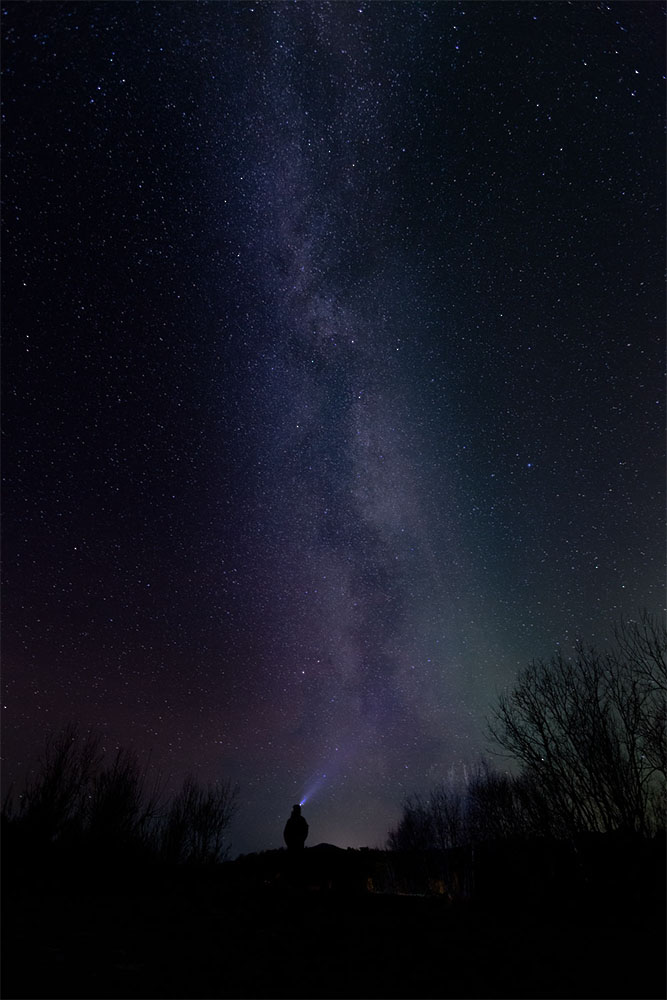
//> input picture 04_image_enhancement_and_filtering/data/images/night-sky.jpg, 667 x 1000 px
$ ./Source   (built with g++ and OpenCV 4)
//> lines starting //> are read from the running program, lines starting //| are printed output that depends on the picture
/*
 * Contrast Limited Adaptive Histogram Equalization (CLAHE)
 * Histogram equalization uses the pixels of the entire image to improve contrast. While this may gives a good looking output
 * in many cases, sometimes we want to enhance the contrast locally so the image looks more natural.
 */

#include <opencv2/opencv.hpp>
#include <opencv2/core.hpp>
#include <opencv2/highgui.hpp>
#include <opencv2/imgproc.hpp>
#include <vector>

int main()
{
	// Load an image from disk
	cv::Mat img{ cv::imread("../data/images/night-sky.jpg") };
//> img is the input picture: 1000 rows x 667 cols, CV_8UC3; mean B, G, R 30.8, 20.2, 18.7

	// Convert to HSV color space
	cv::Mat imhsv;
	cv::cvtColor(img, imhsv, cv::COLOR_BGR2HSV);
//> imhsv: 1000 rows x 667 cols, CV_8UC3; mean H, S, V 97.2, 104.6, 30.8

	// Prepare clone for CLAHE
	cv::Mat imhsvClahe{ imhsv.clone() };

	// Prepare two std::vector to store split images (separate three channels)
	std::vector<cv::Mat> imhsvChannels(3);
	std::vector<cv::Mat> imhsvClaheChannels(3);

	// Split both hsv images
	cv::split(imhsv, imhsvChannels);
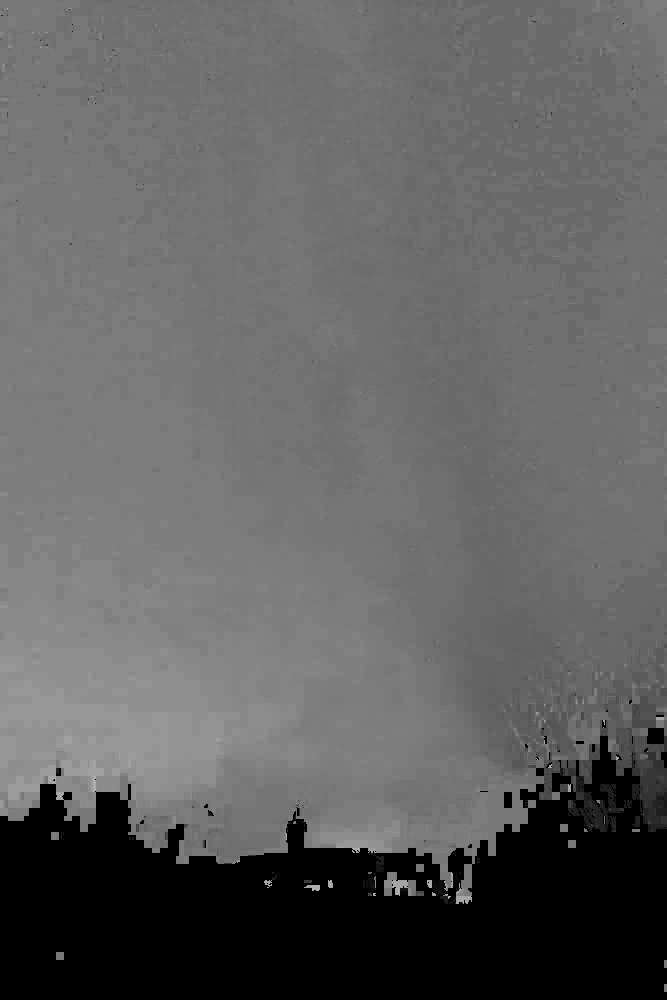
//> imhsvChannels[0]: 1000 rows x 667 cols, CV_8UC1; min 0, max 177, mean 97.2
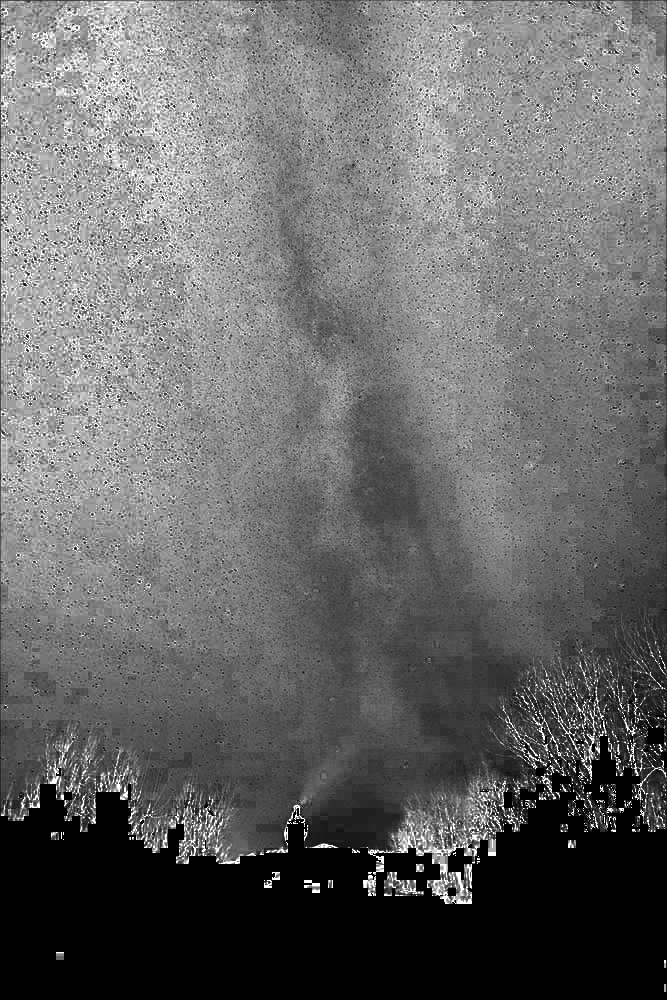
//> imhsvChannels[1]: 1000 rows x 667 cols, CV_8UC1; min 0, max 255, mean 104.6
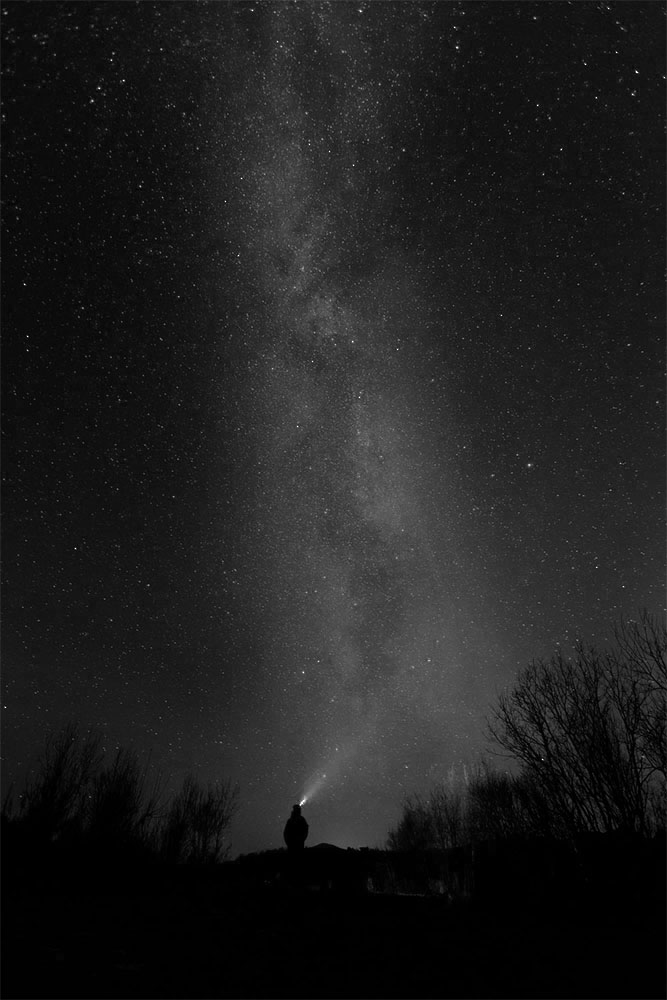
//> imhsvChannels[2]: 1000 rows x 667 cols, CV_8UC1; min 0, max 255, mean 30.8
	cv::split(imhsvClahe, imhsvClaheChannels);

	// Perform normal histogram equalization on Value (V) channel
	cv::equalizeHist(imhsvChannels[2], imhsvChannels[2]);
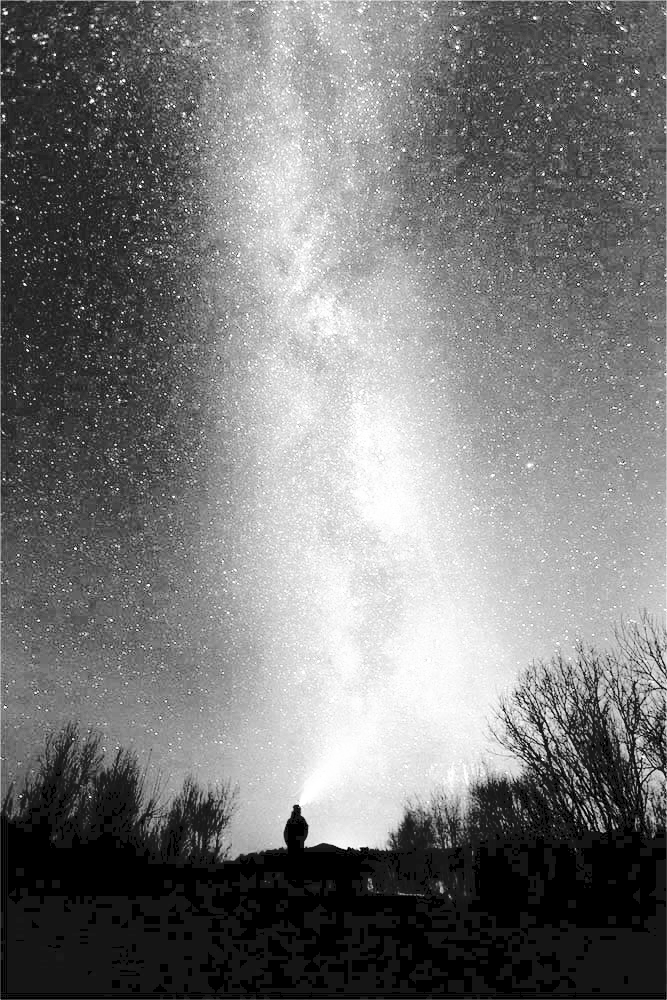
//> imhsvChannels[2]: 1000 rows x 667 cols, CV_8UC1; min 0, max 255, mean 119.9

	// Create CLAHE class object
	/*cv::Ptr<cv::CLAHE>*/auto clahe = cv::createCLAHE(2.0, cv::Size(8, 8)); // Use explicit type or auto keyword

	// Perform CLAHE on Value (V) channel
	clahe->apply(imhsvClaheChannels.at(2), imhsvClaheChannels.at(2));

	// Merge back images
	cv::merge(imhsvChannels, imhsv);
//> imhsv: 1000 rows x 667 cols, CV_8UC3; mean H, S, V 97.2, 104.6, 119.9
	cv::merge(imhsvClaheChannels, imhsvClahe);
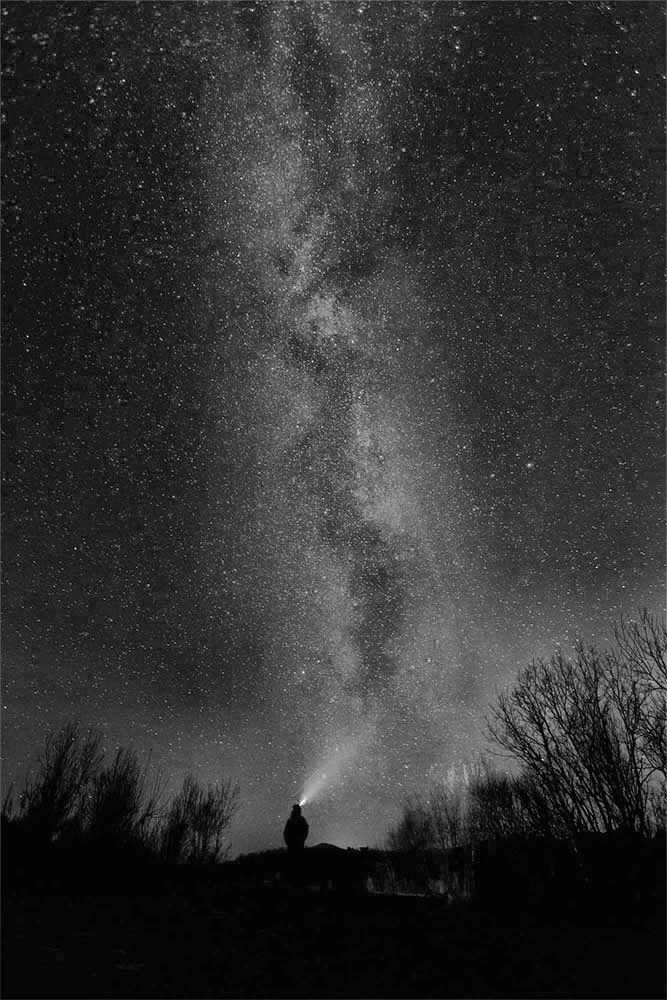
//> imhsvClaheChannels[2]: 1000 rows x 667 cols, CV_8UC1; min 2, max 255, mean 50
//> imhsvClahe: 1000 rows x 667 cols, CV_8UC3; mean H, S, V 97.2, 104.6, 50

	// Convert both images to BGR format
	cv::Mat imEq, imEqCLAHE;
	cv::cvtColor(imhsv, imEq, cv::COLOR_HSV2BGR);
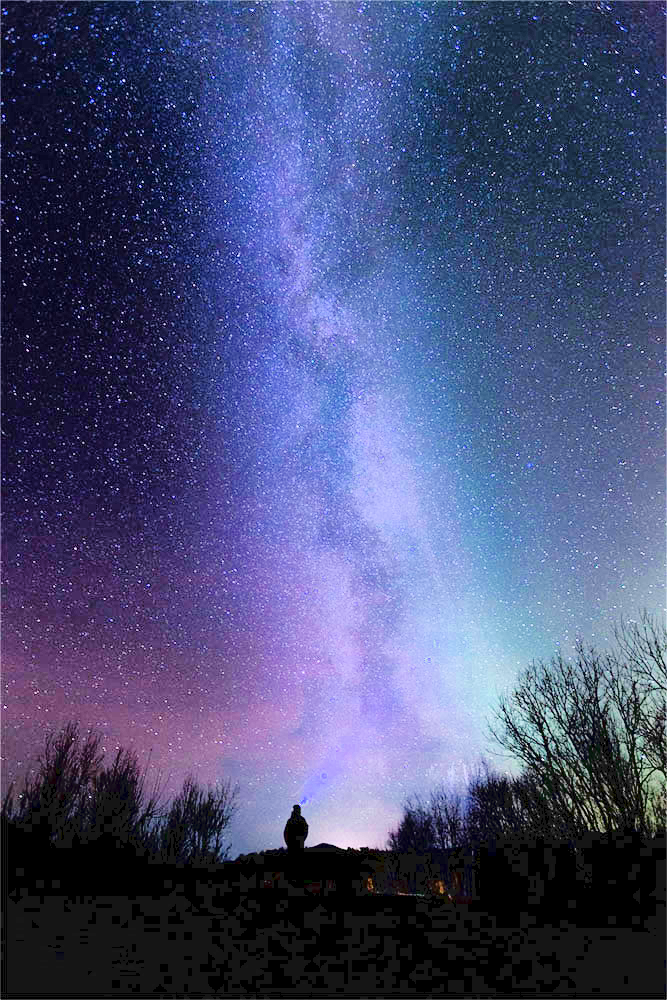
//> imEq: 1000 rows x 667 cols, CV_8UC3; mean B, G, R 119.7, 78, 72
	cv::cvtColor(imhsvClahe, imEqCLAHE, cv::COLOR_HSV2BGR);
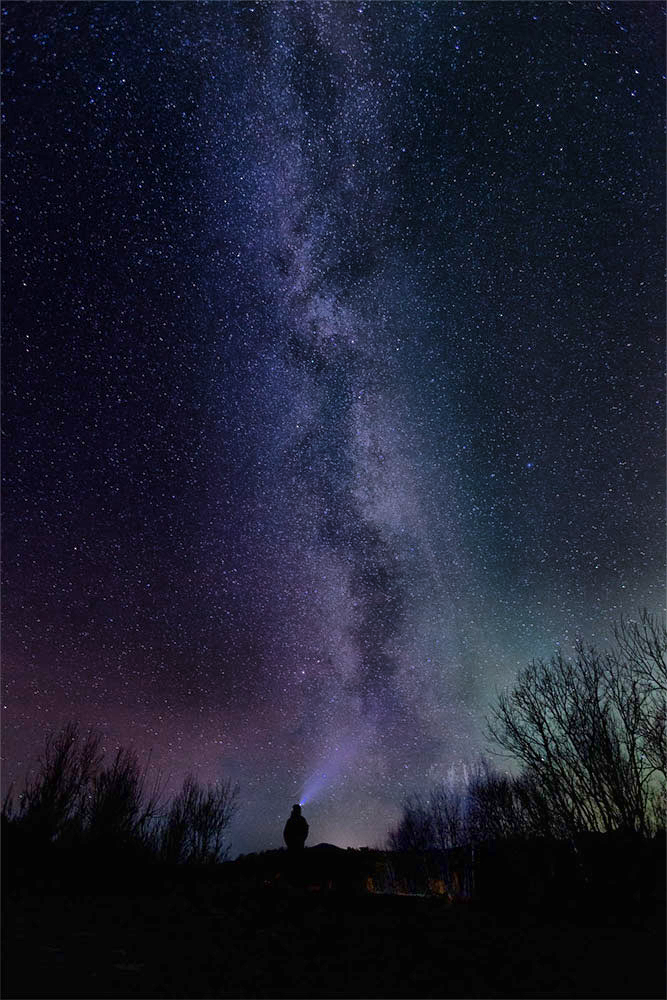
//> imEqCLAHE: 1000 rows x 667 cols, CV_8UC3; mean B, G, R 49.8, 32.7, 30.4

	// Show images
	cv::imshow("Original Image", img);
	cv::imshow("Histogram Equalization", imEq);
	cv::imshow("CLAHE", imEqCLAHE);
	cv::waitKey(0);
	cv::destroyAllWindows();


	return 0;
}

$ run again, with 04_image_enhancement_and_filtering/data/images/dark-flowers.jpg copied over 04_image_enhancement_and_filtering/data/images/night-sky.jpg
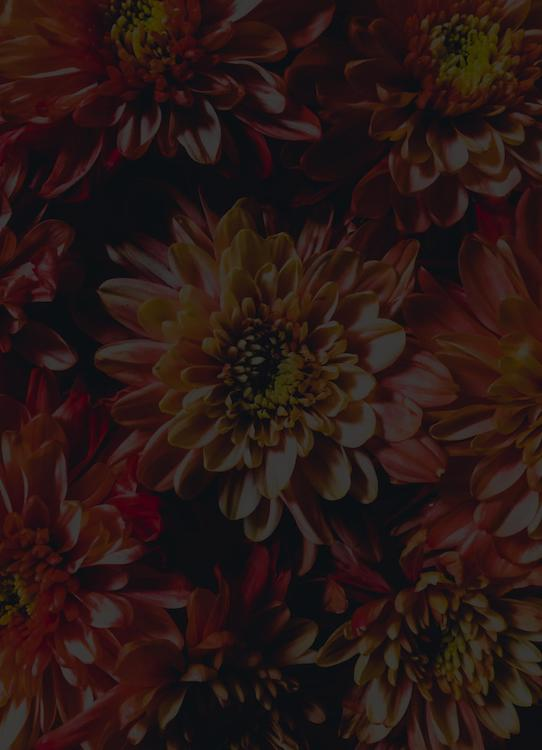
//> input picture 04_image_enhancement_and_filtering/data/images/dark-flowers.jpg, 542 x 750 px
//> img is the input picture: 750 rows x 542 cols, CV_8UC3; mean B, G, R 20.1, 22.7, 40.4
//> imhsvClahe: 750 rows x 542 cols, CV_8UC3; mean H, S, V 74.1, 131.9, 72.4
//> `cv::cvtColor(imhsv, imEq, cv::COLOR_HSV2BGR);`:
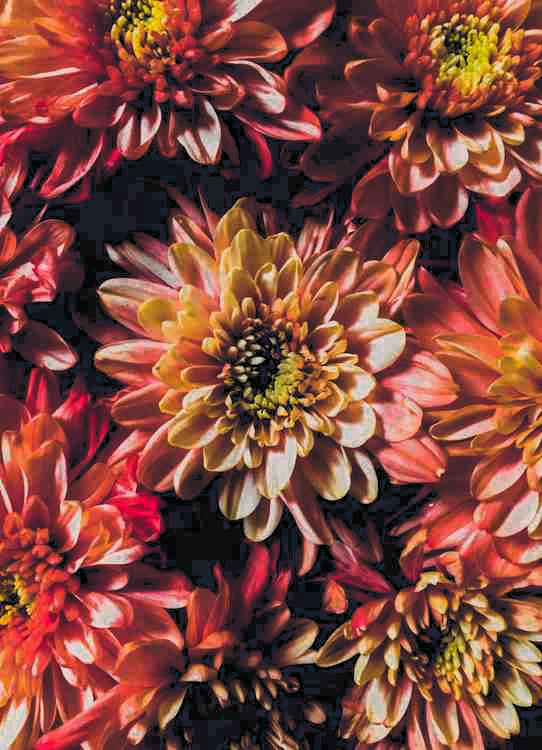
//> imEq: 750 rows x 542 cols, CV_8UC3; mean B, G, R 60.3, 70.6, 129.1
//> `cv::cvtColor(imhsvClahe, imEqCLAHE, cv::COLOR_HSV2BGR);`:
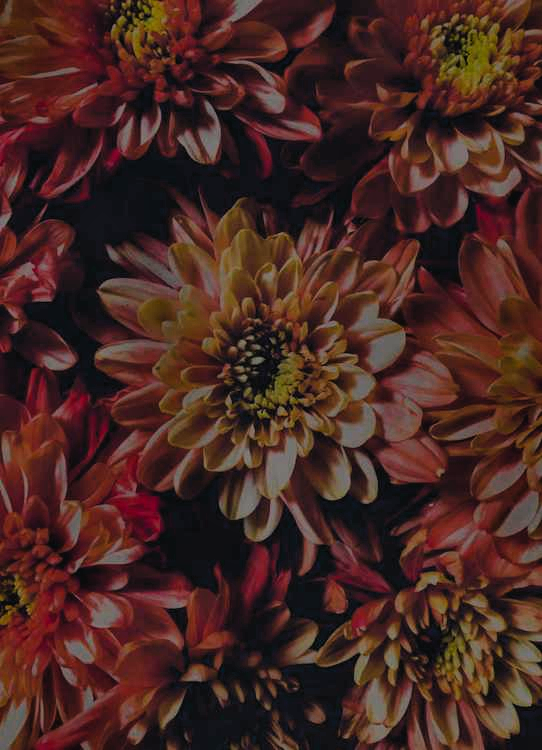
//> imEqCLAHE: 750 rows x 542 cols, CV_8UC3; mean B, G, R 34.1, 39.4, 71.6
